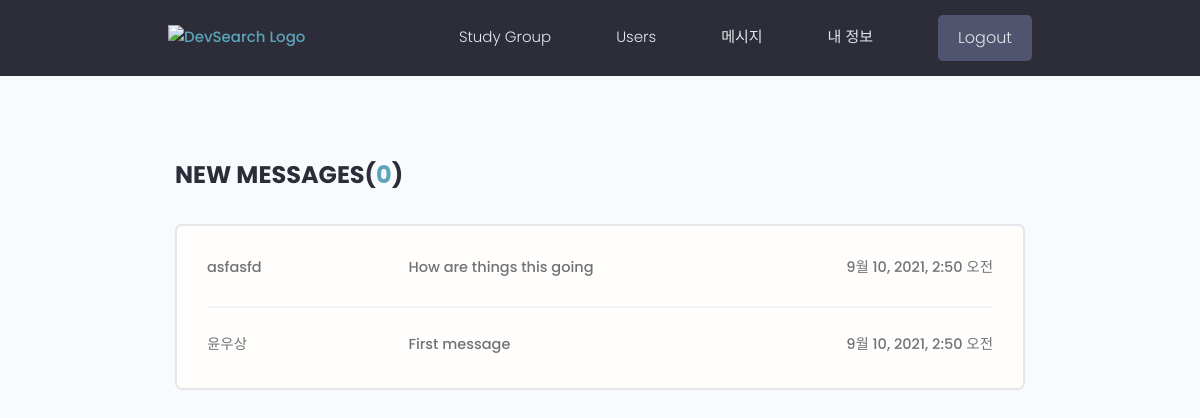
Page /inbox/ (signed in) on the earlier database version.
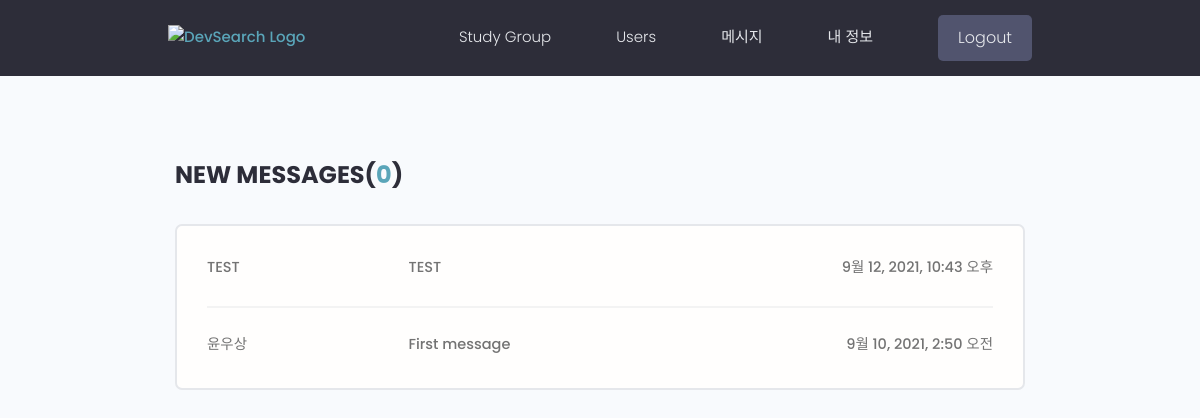
Same page on the later database version.
### users/models.py (models this page shows, shortened)
class Message(models.Model):
    sender = models.ForeignKey(Profile, on_delete=models.SET_NULL, null=True, blank=True)
    recipient = models.ForeignKey(Profile, on_delete=models.SET_NULL, null=True, blank=True, related_name='messages')
    name = models.CharField(max_length=100, null=True, blank=True)
    email = models.EmailField(max_length=200, null=True, blank=True)
    subject = models.CharField(max_length=200)
    body = models.TextField(max_length=500, null=True, blank=True)
    is_read = models.BooleanField(default=False)
    created = models.DateTimeField(auto_now_add=True)
    id = models.UUIDField(default=uuid4, primary_key=True, unique=True, editable=False)
    class Meta:
        ordering = ['is_read', '-created']

### users/views.py (the view)
# urls.py: path('inbox/', views.inbox, name='inbox'),
def inbox(request):
    profile = request.user.profile
    message_requests = profile.messages.all()
    unread_count = message_requests.filter(is_read=False).count()
    context = {
        'message_requests' : message_requests,
        'unread_count' : unread_count,
    }
    return render(request, 'users/inbox.html', context)

### users/templates/users/inbox.html
{% extends 'main.html' %}
{% block content %}
<main class="inbox my-xl">
    <div class="content-box">
        <h3 class="inbox__title">New Messages(<span>{{unread_count}}</span>)</h3>
        <ul class="messages">
            {% for message in message_requests %}
                {% if message.is_read == True %}
                    <li class="message message">
                {% else %}
                    <li class="message message--unread">
                {% endif %}
                    <a href="{% url 'message' pk=message.id %}">
                        <span class="message__author">{{message.name}}</span>
                        <span class="message__subject">{{message.subject}}</span>
                        <span class="message__date">{{message.created}}</span>
                    </a>
                </li>
            {% endfor %}
        </ul>
    </div>
</main>
{% endblock %}

Differences in the rows shown:
removed Message: name "asfasfd", subject "How are things this going", created "9월 10, 2021, 2:50 오전"
added Message: name "TEST", subject "TEST", created "9월 12, 2021, 10:43 오후"
